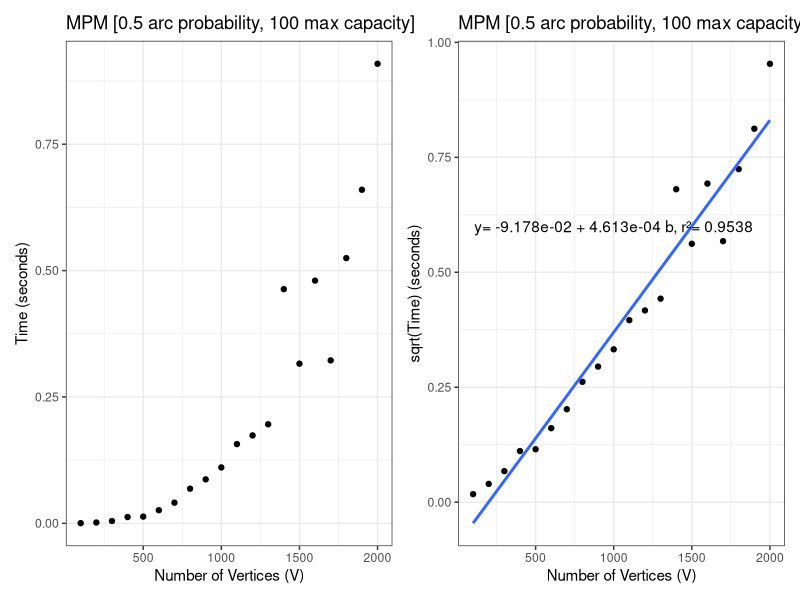
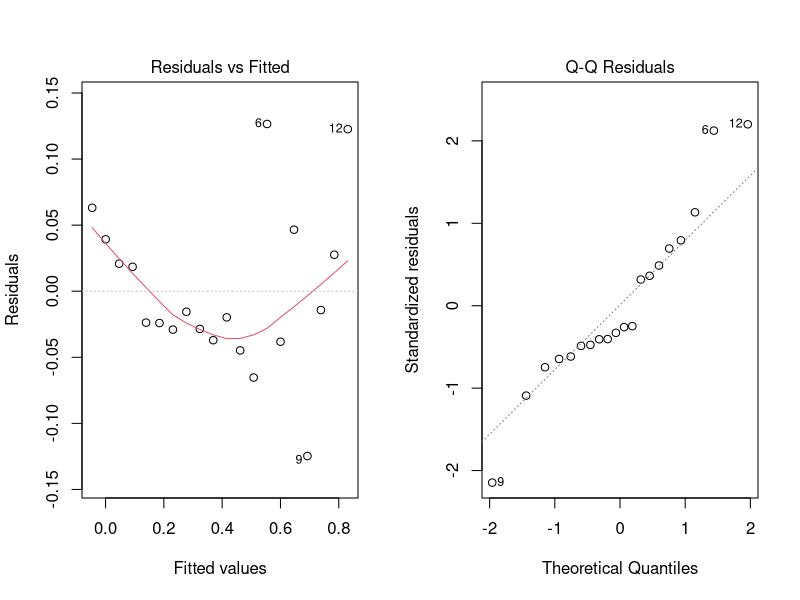
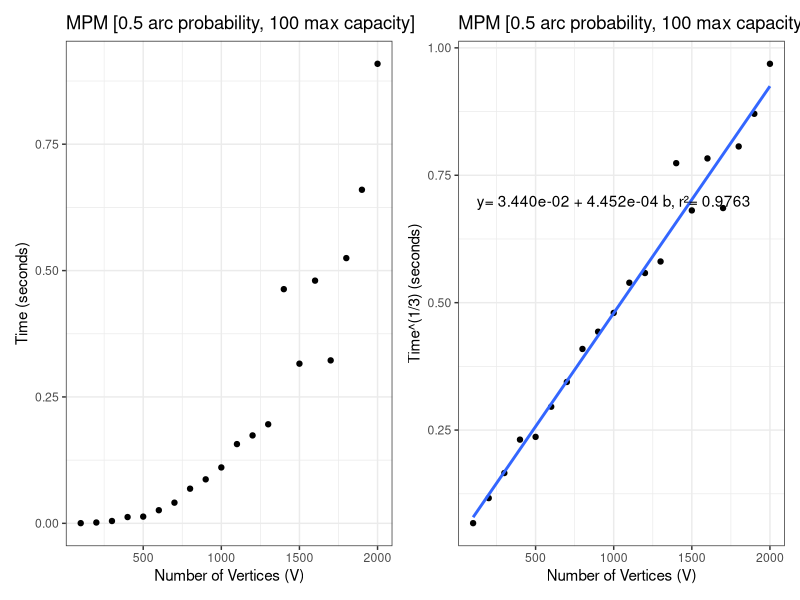
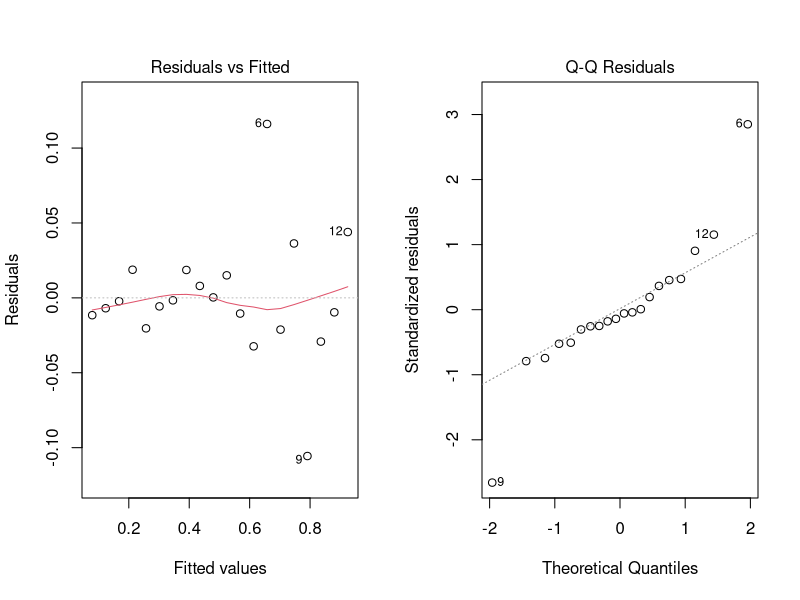
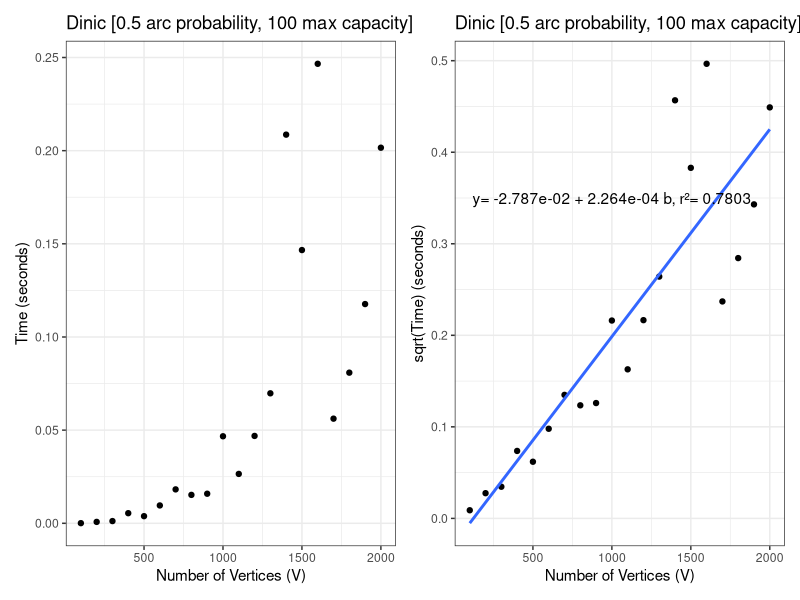
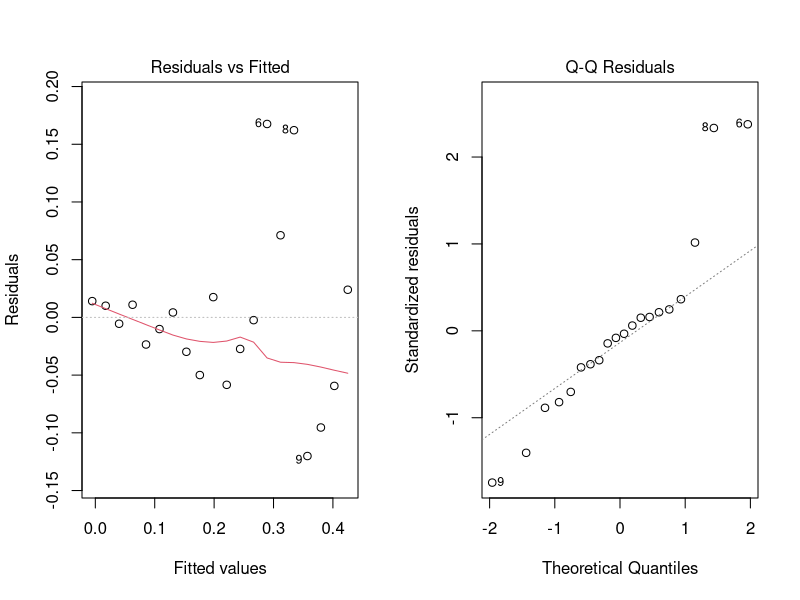
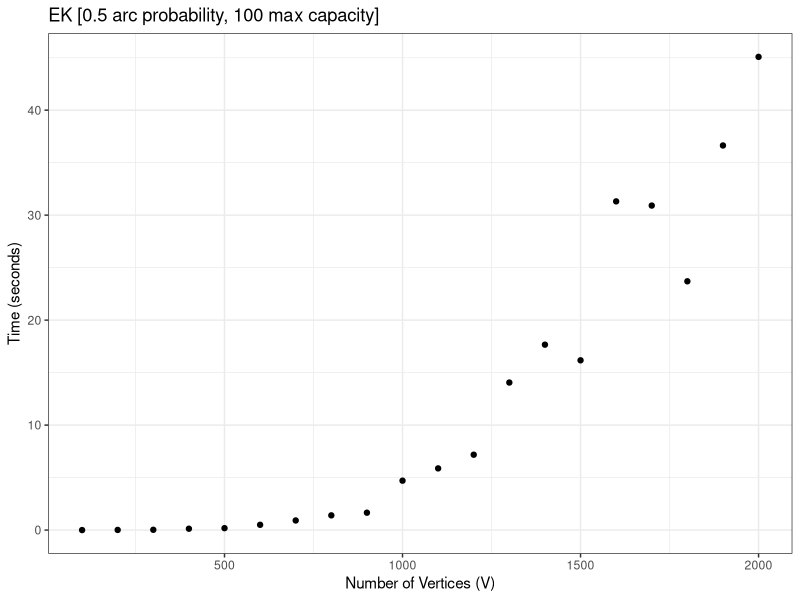
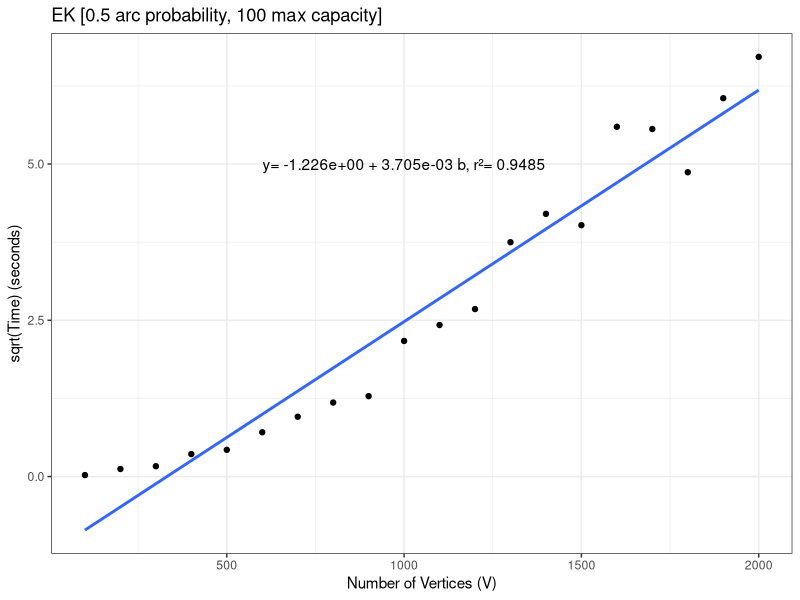

R code for these plots, in order:
library(ggplot2)
library(patchwork)

# DATASETS
# <name>    : num_vertices, prob_arc, max_capacity [min:max:step]
# dataset 1 : [100:2000:100], 0.5, 100
# dataset 2 : 400, [0.1:0.9:0.1], 100
# dataset 3 : 1000, [0.1:0.9:0.1], 100
dataset1 = read.table("vert_1.txt", header = TRUE)
dataset2 = read.table("arc_2.txt", header = TRUE)
dataset3 = read.table("arc_3.txt", header = TRUE)

# defining V as the number of vertices
# and A as the number of arcs of the input graph
# the theoretical time complexity of the algorithms is the following
# EK -> O(|V|*|A|^2)
# Dinic -> O(|A|*|V|^2)
# MPM -> O(|V|^3)

### DATASET 1 ###

## MPM ##
# scatter plot
scatter <- ggplot(dataset1, aes(num_verts,mpm1)) + geom_point() +
  labs(
    title="MPM [0.5 arc probability, 100 max capacity]",
    x="Number of Vertices (V)",
    y="Time (seconds)"
  ) + theme_bw()

# linear regression with sqrt(y)=a+bx transformation
lr.out = lm(sqrt(dataset1$mpm1)~dataset1$num_verts)

reg <- ggplot(dataset1, aes(num_verts, sqrt(mpm1))) + geom_point() +
  geom_smooth(method="lm", formula="y~x", se=FALSE) +
  annotate(
    geom="text",
    x=1000,
    y=0.6, 
    label=paste(
      "y=",
      formatC(lr.out[["coefficients"]][["(Intercept)"]], format='e', digits=3),
      "+",
      formatC(lr.out[["coefficients"]][["dataset1$num_verts"]], format='e', digits=3),
      "b, r²=",
      formatC(summary(lr.out)$r.squared, digits=4))
  ) +
  labs(
    title="MPM [0.5 arc probability, 100 max capacity]",
    x="Number of Vertices (V)",
    y="sqrt(Time) (seconds)"
  ) + theme_bw()

print(scatter + reg)

summary(lr.out)
par(mfcol=c(1,2))
plot(lr.out, which=1, ask=FALSE)
plot(lr.out, which=2, ask=FALSE)

# linear regression with y^(1/3)=a+bx transformation
lr.out = lm(dataset1$mpm1^(1/3)~dataset1$num_verts)

reg <- ggplot(dataset1, aes(num_verts, mpm1^(1/3))) + geom_point() +
  geom_smooth(method="lm", formula="y~x", se=FALSE) +
  annotate(
    geom="text",
    x=1000,
    y=0.7, 
    label=paste(
      "y=",
      formatC(lr.out[["coefficients"]][["(Intercept)"]], format='e', digits=3),
      "+",
      formatC(lr.out[["coefficients"]][["dataset1$num_verts"]], format='e', digits=3),
      "b, r²=",
      formatC(summary(lr.out)$r.squared, digits=4))
  ) +
  labs(
    title="MPM [0.5 arc probability, 100 max capacity]",
    x="Number of Vertices (V)",
    y="Time^(1/3) (seconds)"
  ) + theme_bw()

print(scatter + reg)

summary(lr.out)
par(mfcol=c(1,2))
plot(lr.out, which=1, ask=FALSE)
plot(lr.out, which=2, ask=FALSE)

## Dinic ##
# scatter plot
scatter <- ggplot(dataset1, aes(num_verts, dinic1)) + geom_point() +
  labs(
    title="Dinic [0.5 arc probability, 100 max capacity]",
    x="Number of Vertices (V)",
    y="Time (seconds)"
  ) + theme_bw()

# linear regression with transformation sqrt(y)=a+bx
lr.out = lm(sqrt(dataset1$dinic1)~dataset1$num_verts)

reg <- ggplot(dataset1, aes(num_verts,sqrt(dinic1))) + geom_point() +
  geom_smooth(method="lm", formula="y~x", se=FALSE) +
  annotate(
    geom="text",
    x=1000,
    y=0.35, 
    label=paste(
      "y=",
      formatC(lr.out[["coefficients"]][["(Intercept)"]], format='e', digits=3),
      "+",
      formatC(lr.out[["coefficients"]][["dataset1$num_verts"]], format='e', digits=3),
      "b, r²=",
      formatC(summary(lr.out)$r.squared, digits=4))
  ) +
  labs(
    title="Dinic [0.5 arc probability, 100 max capacity]",
    x="Number of Vertices (V)",
    y="sqrt(Time) (seconds)"
  ) + theme_bw()

print(scatter + reg)

summary(lr.out)
par(mfcol=c(1,2))
plot(lr.out, which=1, ask=FALSE)
plot(lr.out, which=2, ask=FALSE)

## EK ##
# scatter plot
ggplot(dataset1, aes(num_verts, ek1)) + geom_point() +
  labs(
    title="EK [0.5 arc probability, 100 max capacity]",
    x="Number of Vertices (V)",
    y="Time (seconds)"
  ) + theme_bw()

# linear regression with sqrt(y)=a+bx transformation
lr.out = lm(sqrt(dataset1$ek1)~dataset1$num_verts)

ggplot(dataset1, aes(num_verts, sqrt(ek1))) + geom_point() +
  geom_smooth(method="lm", formula="y~x", se=FALSE) +
  annotate(
    geom="text",
    x=1000,
    y=5, 
    label=paste(
      "y=",
      formatC(lr.out[["coefficients"]][["(Intercept)"]], format='e', digits=3),
      "+",
      formatC(lr.out[["coefficients"]][["dataset1$num_verts"]], format='e', digits=3),
      "b, r²=",
      formatC(summary(lr.out)$r.squared, digits=4))
  ) +
  labs(
    title="EK [0.5 arc probability, 100 max capacity]",
    x="Number of Vertices (V)",
    y="sqrt(Time) (seconds)"
  ) + theme_bw()

summary(lr.out)
par(mfcol=c(1,2))
plot(lr.out, which=1, ask=FALSE)
plot(lr.out, which=2, ask=FALSE)

### DATASET 2 ###

## EK ##
# scatter plot
scatter <- ggplot(dataset2, aes(num_arcs, ek1)) + geom_point() +
  labs(
    title="EK [400 vertices, 100 max capacity]",
    x="Number of Arcs (A)",
    y="Time (seconds)"
  ) + theme_bw()

# linear regression with sqrt(y)=a+bx transformation
lr.out = lm(sqrt(dataset2$ek1)~dataset2$num_arcs)

reg <- ggplot(dataset2, aes(num_arcs, sqrt(ek1))) + geom_point() +
  geom_smooth(method="lm", formula="y~x", se=FALSE) +
  annotate(
    geom="text",
    x=40000,
    y=0.5, 
    label=paste(
      "y=",
      formatC(lr.out[["coefficients"]][["(Intercept)"]], format='e', digits=3),
      "+",
      formatC(lr.out[["coefficients"]][["dataset2$num_arcs"]], format='e', digits=3),
      "b, r²=",
      formatC(summary(lr.out)$r.squared, digits=4))
  ) +
  labs(
    title="EK [400 vertices, 100 max capacity]",
    x="Number of Arcs (A)",
    y="sqrt(Time) (seconds)"
  ) + theme_bw()

print(scatter + reg)

summary(lr.out)
par(mfcol=c(1,2))
plot(lr.out, which=1, ask=FALSE)
plot(lr.out, which=2, ask=FALSE)

## Dinic ##
# scatter plot
scatter <- ggplot(dataset2, aes(num_arcs, dinic1)) + geom_point() +
  labs(
    title="Dinic [400 vertices, 100 max capacity]",
    x="Number of Arcs (A)",
    y="Time (seconds)"
  ) + theme_bw()

# linear regression y=a+bx
lr.out = lm(dataset2$dinic1~dataset2$num_arcs)

reg <- ggplot(dataset2, aes(num_arcs, dinic1)) + geom_point() +
  geom_smooth(method="lm", formula="y~x", se=FALSE) +
  annotate(
    geom="text",
    x=40000,
    y=0.0038, 
    label=paste(
      "y=",
      formatC(lr.out[["coefficients"]][["(Intercept)"]], format='e', digits=3),
      "+",
      formatC(lr.out[["coefficients"]][["dataset2$num_arcs"]], format='e', digits=3),
      "b, r²=",
      formatC(summary(lr.out)$r.squared, digits=4))
  ) +
  labs(
    title="Dinic [400 vertices, 100 max capacity]",
    x="Number of Arcs (A)",
    y="Time (seconds)"
  ) + theme_bw()

print(scatter + reg)

summary(lr.out)
par(mfcol=c(1,2))
plot(lr.out, which=1, ask=FALSE)
plot(lr.out, which=2, ask=FALSE)
# small times for Dinic due to low number of verts result in bigger uncertainty

## MPM ##
# scatter plot
scatter <- ggplot(dataset2, aes(num_arcs,mpm1)) + geom_point() +
  labs(
    title="MPM [400 vertices, 100 max capacity]",
    x="Number of Arcs (A)",
    y="Time (seconds)"
  ) + theme_bw()

# linear regression y=a+bx
lr.out = lm(dataset2$mpm1~dataset2$num_arcs)

reg <- ggplot(dataset2, aes(num_arcs, mpm1)) + geom_point() +
  geom_smooth(method="lm", formula="y~x", se=FALSE) +
  annotate(
    geom="text",
    x=40000,
    y=0.015, 
    label=paste(
      "y=",
      formatC(lr.out[["coefficients"]][["(Intercept)"]], format='e', digits=3),
      "+",
      formatC(lr.out[["coefficients"]][["dataset2$num_arcs"]], format='e', digits=3),
      "b, r²=",
      formatC(summary(lr.out)$r.squared, digits=4))
  ) +
  labs(
    title="MPM [400 vertices, 100 max capacity]",
    x="Number of Arcs (A)",
    y="Time (seconds)"
  ) + theme_bw()

print(scatter + reg)

summary(lr.out)
par(mfcol=c(1,2))
plot(lr.out, which=1, ask=FALSE)
plot(lr.out, which=2, ask=FALSE)

# linear regression with sqrt(y)=a+bx transformation
lr.out = lm(sqrt(dataset2$mpm1)~dataset2$num_arcs)

ggplot(dataset2, aes(num_arcs, sqrt(mpm1))) + geom_point() +
  geom_smooth(method="lm", formula="y~x", se=FALSE) +
  annotate(
    geom="text",
    x=40000,
    y=0.125, 
    label=paste(
      "y=",
      formatC(lr.out[["coefficients"]][["(Intercept)"]], format='e', digits=3),
      "+",
      formatC(lr.out[["coefficients"]][["dataset2$num_arcs"]], format='e', digits=3),
      "b, r²=",
      formatC(summary(lr.out)$r.squared, digits=4))
  ) +
  labs(
    title="MPM [400 vertices, 100 max capacity]",
    x="Number of Arcs (A)",
    y="sqrt(Time) (seconds)"
  ) + theme_bw()

summary(lr.out)
par(mfcol=c(1,2))
plot(lr.out, which=1, ask=FALSE)
plot(lr.out, which=2, ask=FALSE)

### DATASET 3 ###

## EK ##
# scatter plot
ggplot(dataset3, aes(num_arcs, ek1)) + geom_point() +
  labs(
    title="EK [1000 vertices, 100 max capacity]",
    x="Number of Arcs (A)",
    y="Time (seconds)"
  ) + theme_bw()

# linear regression with sqrt(y)=a+bx transformation
lr.out = lm(sqrt(dataset3$ek1)~dataset3$num_arcs)

ggplot(dataset3, aes(num_arcs, sqrt(ek1))) + geom_point() +
  geom_smooth(method="lm", formula="y~x", se=FALSE) +
  annotate(
    geom="text",
    x=250000,
    y=3.5, 
    label=paste(
      "y=",
      formatC(lr.out[["coefficients"]][["(Intercept)"]], format='e', digits=3),
      "+",
      formatC(lr.out[["coefficients"]][["dataset3$num_arcs"]], format='e', digits=3),
      "b, r²=",
      formatC(summary(lr.out)$r.squared, digits=4))
  ) +
  labs(
    title="EK [1000 vertices, 100 max capacity]",
    x="Number of Arcs (A)",
    y="sqrt(Time) (seconds)"
  ) + theme_bw()

summary(lr.out)
par(mfcol=c(1,2))
plot(lr.out, which=1, ask=FALSE)
plot(lr.out, which=2, ask=FALSE)

## Dinic ##
# scatter plot
ggplot(dataset3, aes(num_arcs, dinic1)) + geom_point() +
  labs(
    title="Dinic [1000 vertices, 100 max capacity]",
    x="Number of Arcs (A)",
    y="Time (seconds)"
  ) + theme_bw()

# linear regression y=a+bx
lr.out = lm(dataset3$dinic1~dataset3$num_arcs)

ggplot(dataset3, aes(num_arcs, dinic1)) + geom_point() +
  geom_smooth(method="lm", formula="y~x", se=FALSE) +
  annotate(
    geom="text",
    x=250000,
    y=0.045, 
    label=paste(
      "y=",
      formatC(lr.out[["coefficients"]][["(Intercept)"]], format='e', digits=3),
      "+",
      formatC(lr.out[["coefficients"]][["dataset3$num_arcs"]], format='e', digits=3),
      "b, r²=",
      formatC(summary(lr.out)$r.squared, digits=4))
  ) +
  labs(
    title="Dinic [1000 vertices, 100 max capacity]",
    x="Number of Arcs (A)",
    y="Time (seconds)"
  ) + theme_bw()

summary(lr.out)
par(mfcol=c(1,2))
plot(lr.out, which=1, ask=FALSE)
plot(lr.out, which=2, ask=FALSE)

## MPM ##
# scatter plot
ggplot(dataset3, aes(num_arcs,mpm1)) + geom_point() +
  labs(
    title="MPM [1000 vertices, 100 max capacity]",
    x="Number of Arcs (A)",
    y="Time (seconds)"
  ) + theme_bw()

# linear regression y=a+bx
lr.out = lm(dataset3$mpm1~dataset3$num_arcs)

ggplot(dataset3, aes(num_arcs, mpm1)) + geom_point() +
  geom_smooth(method="lm", formula="y~x", se=FALSE) +
  annotate(
    geom="text",
    x=250000,
    y=0.175, 
    label=paste(
      "y=",
      formatC(lr.out[["coefficients"]][["(Intercept)"]], format='e', digits=3),
      "+",
      formatC(lr.out[["coefficients"]][["dataset3$num_arcs"]], format='e', digits=3),
      "b, r²=",
      formatC(summary(lr.out)$r.squared, digits=4))
  ) +
  labs(
    title="MPM [1000 vertices, 100 max capacity]",
    x="Number of Arcs (A)",
    y="Time (seconds)"
  ) + theme_bw()

summary(lr.out)
par(mfcol=c(1,2))
plot(lr.out, which=1, ask=FALSE)
plot(lr.out, which=2, ask=FALSE)

# linear regression with sqrt(y)=a+bx transformation
lr.out = lm(sqrt(dataset3$mpm1)~dataset3$num_arcs)

ggplot(dataset3, aes(num_arcs, sqrt(mpm1))) + geom_point() +
  geom_smooth(method="lm", formula="y~x", se=FALSE) +
  annotate(
    geom="text",
    x=250000,
    y=0.45, 
    label=paste(
      "y=",
      formatC(lr.out[["coefficients"]][["(Intercept)"]], format='e', digits=3),
      "+",
      formatC(lr.out[["coefficients"]][["dataset3$num_arcs"]], format='e', digits=3),
      "b, r²=",
      formatC(summary(lr.out)$r.squared, digits=4))
  ) +
  labs(
    title="MPM [1000 vertices, 100 max capacity]",
    x="Number of Arcs (A)",
    y="sqrt(Time) (seconds)"
  ) + theme_bw()

summary(lr.out)
par(mfcol=c(1,2))
plot(lr.out, which=1, ask=FALSE)
plot(lr.out, which=2, ask=FALSE)